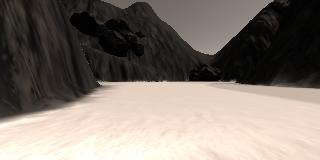
#> input picture code_examples/sample.jpg, 320 x 160 px
$ python 01_read_image_stats_decompose.py
#> lines starting #> are read from the running program, lines starting #| are printed output that depends on the picture
# Import some packages from matplotlib
import matplotlib.image as mpimg
import matplotlib.pyplot as plt
# Uncomment the next line for use in a Jupyter notebook
#%matplotlib inline

# READ IMAGE AND PLOT
filename = 'sample.jpg'
image = mpimg.imread(filename)
#> image is the input picture: shape (160, 320, 3); mean R, G, B 128.4, 119, 110.8
plt.imshow(image)
plt.show()

# IMAGE INFO
import numpy as np
print(image.dtype, image.shape, np.min(image), np.max(image))
#| uint8 (160, 320, 3) 0 255


# BREAK IMAGE INTO COLOR CHANNELS
# Note: we use the np.copy() function rather than just saying red_channel = image
# because in Python, such a statement would set those two arrays equal to each other
# forever, meaning any changes made to one would also be made to the other!
red_channel = np.copy(image)
# Note: here instead of extracting individual channels from the image
# I'll keep all 3 color channels in each case but set the ones I'm not interested
# in to zero.
red_channel[:,:,[1, 2]] = 0 # Zero out the green and blue channels
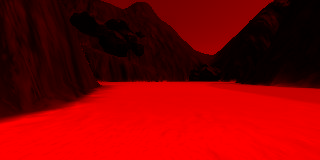
#> red_channel: shape (160, 320, 3); mean R, G, B 128.4, 0, 0
green_channel = np.copy(image)
green_channel[:,:,[0, 2]] = 0 # Zero out the red and blue channels
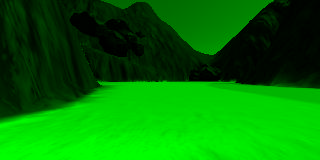
#> green_channel: shape (160, 320, 3); mean R, G, B 0, 119, 0
blue_channel = np.copy(image)
blue_channel[:,:,[0, 1]] = 0 # Zero out the red and green channels
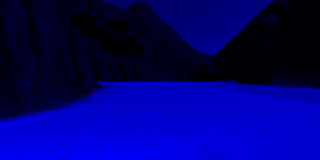
#> blue_channel: shape (160, 320, 3); mean R, G, B 0, 0, 110.8
fig = plt.figure(figsize=(12,3)) # Create a figure for plotting
plt.subplot(131) # Initialize subplot number 1 in a figure that is 3 columns 1 row
plt.imshow(red_channel) # Plot the red channel
plt.subplot(132) # Initialize subplot number 2 in a figure that is 3 columns 1 row
plt.imshow(green_channel)  # Plot the green channel
plt.subplot(133) # Initialize subplot number 3 in a figure that is 3 columns 1 row
plt.imshow(blue_channel)  # Plot the blue channel
plt.show()
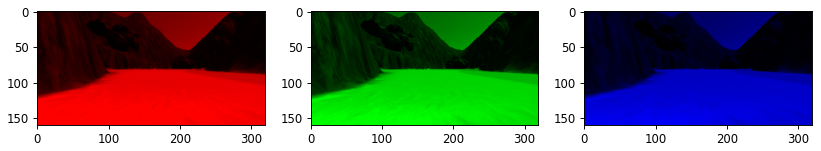
#> figure drawn by matplotlib, 3 panels

$ run again, with code_examples/angle_example.jpg copied over code_examples/sample.jpg
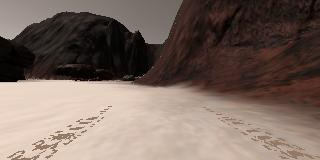
#> input picture code_examples/angle_example.jpg, 320 x 160 px
#> image is the input picture: shape (160, 320, 3); mean R, G, B 121.3, 104.9, 96.2
#| uint8 (160, 320, 3) 0 255
#> `blue_channel[:,:,[0, 1]] = 0`:
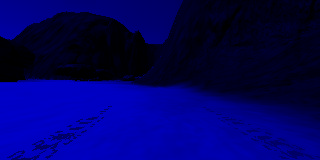
#> blue_channel: shape (160, 320, 3); mean R, G, B 0, 0, 96.2
#> `plt.show()`:
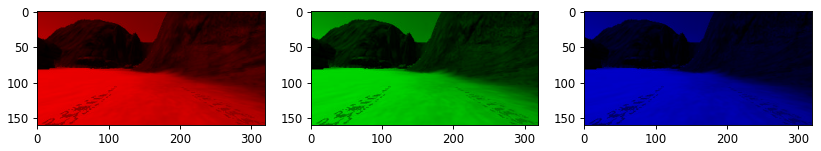
#> figure drawn by matplotlib, 3 panels

$ run again, with code_examples/example_grid1.jpg copied over code_examples/sample.jpg
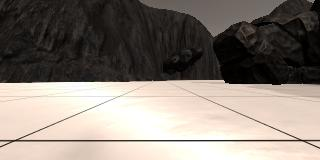
#> input picture code_examples/example_grid1.jpg, 320 x 160 px
#> image is the input picture: shape (160, 320, 3); mean R, G, B 135.1, 126.3, 118.3
#| uint8 (160, 320, 3) 0 255
#> `blue_channel[:,:,[0, 1]] = 0`:
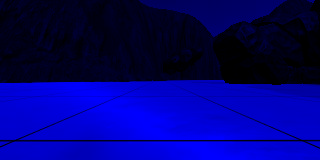
#> blue_channel: shape (160, 320, 3); mean R, G, B 0, 0, 118.3
#> `plt.show()`:
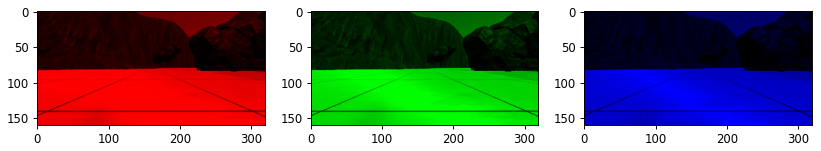
#> figure drawn by matplotlib, 3 panels
